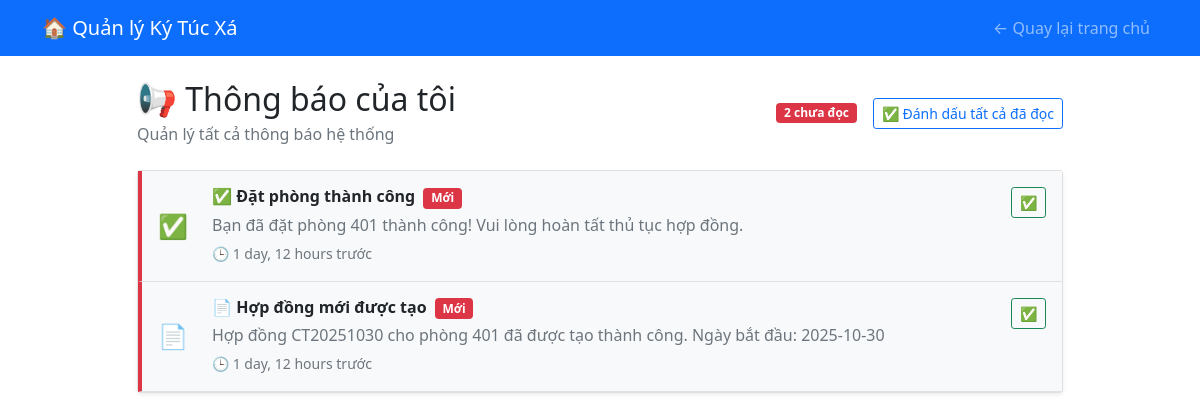
Page /notifications/ (signed in) on the committed database.
### dormitory/models.py (models this page shows, shortened)
class Notification(models.Model):
    NOTIFICATION_TYPES = (
        ('info', '📢 Thông tin'),
        ('success', '✅ Thành công'),
        ('warning', '⚠️ Cảnh báo'),
        ('error', '❌ Lỗi'),
        ('payment', '💳 Thanh toán'),
        ('contract', '📄 Hợp đồng'),
        ('maintenance', '🔧 Bảo trì'),
        ('booking', '🏠 Đặt phòng'),
    )
    user = models.ForeignKey(
        CustomUser,
        on_delete=models.CASCADE,
        related_name='notifications',
        verbose_name="Người dùng"
    )
    title = models.CharField(
        max_length=200,
        verbose_name="Tiêu đề"
    )
    message = models.TextField(
        verbose_name="Nội dung"
    )
    notification_type = models.CharField(
        max_length=20,
        choices=NOTIFICATION_TYPES,
        default='info',
        verbose_name="Loại thông báo"
    )
    is_read = models.BooleanField(
        default=False,
        verbose_name="Đã đọc"
    )
    related_url = models.CharField(
        max_length=200,
        blank=True,
        verbose_name="URL liên quan"
    )
    created_at = models.DateTimeField(
        auto_now_add=True,
        verbose_name="Ngày tạo"
    )
    class Meta:
        ordering = ['-created_at']
        indexes = [
            models.Index(fields=['user', 'is_read', 'created_at']),
        ]
        verbose_name = "Thông báo"
        verbose_name_plural = "Thông báo"
    def get_icon(self):
        icons = {
            'info': '📢',
            'success': '✅',
            'warning': '⚠️',
            'error': '❌',
            'payment': '💳',
            'contract': '📄',
            'maintenance': '🔧',
            'booking': '🏠',
        }
        return icons.get(self.notification_type, '📢')

### dormitory/views.py (the view)
# urls.py: path('notifications/', views.notification_list, name='notification_list'),
@login_required
def notification_list(request):
    notifications = Notification.objects.filter(user=request.user).order_by('-created_at')
    paginator = Paginator(notifications, 20)
    page_number = request.GET.get('page')
    page_obj = paginator.get_page(page_number)
    context = {
        'page_obj': page_obj,
        'unread_count': get_unread_count(request.user),
        'active_tab': 'notifications'
    }
    return render(request, 'dormitory/notification_list.html', context)

### dormitory/utils.py (called while the page is built)
def get_unread_count(user):
    return Notification.objects.filter(user=user, is_read=False).count()

### dormitory/templates/dormitory/notification_list.html (shortened to what this page needs)
<!DOCTYPE html>
<html lang="vi">
<head>
    <link href="https://cdn.jsdelivr.net/npm/bootstrap@5.1.3/dist/css/bootstrap.min.css" rel="stylesheet">
</head>
<body>
    <nav class="navbar navbar-expand-lg navbar-dark bg-primary">
        <div class="container">
            <a class="navbar-brand" href="{% url 'home' %}">🏠 Quản lý Ký Túc Xá</a>
            <div class="navbar-nav ms-auto">
                {% if user.is_authenticated %}
                    <a class="nav-link" href="{% url 'home' %}">← Quay lại trang chủ</a>
                {% endif %}
            </div>
        </div>
    </nav>
    <div class="container mt-4">
        <div class="row justify-content-center">
            <div class="col-md-10">
                <div class="d-flex justify-content-between align-items-center mb-4">
                    <div>
                        <h2 class="mb-1">📢 Thông báo của tôi</h2>
                        <p class="text-muted mb-0">Quản lý tất cả thông báo hệ thống</p>
                    </div>
                    <div class="d-flex align-items-center">
                        {% if unread_count > 0 %}
                        <span class="badge bg-danger me-3">
                            {{ unread_count }} chưa đọc
                        </span>
                        {% endif %}
                        {% if page_obj.object_list %}
                        <form method="post" action="{% url 'notification_mark_all_read' %}">
                            <button type="submit" class="btn btn-outline-primary btn-sm">
                                ✅ Đánh dấu tất cả đã đọc
                            </button>
                        </form>
                        {% endif %}
                    </div>
                </div>
                <div class="card shadow-sm">
                    <div class="card-body p-0">
                        {% if page_obj.object_list %}
                            {% for notification in page_obj.object_list %}
                            <div class="notification-item {% if not notification.is_read %}unread{% endif %} p-3 border-bottom">
                                <div class="row align-items-center">
                                    <div class="col-auto">
                                        <span class="fs-4">
                                            {{ notification.get_icon }}
                                        </span>
                                    </div>
                                    <div class="col">
                                        <div class="d-flex justify-content-between align-items-start">
                                            <div class="flex-grow-1">
                                                <h6 class="mb-1 {% if not notification.is_read %}fw-bold{% endif %}">
                                                    {{ notification.title }}
                                                    {% if not notification.is_read %}
                                                        <span class="badge bg-danger ms-1">Mới</span>
                                                    {% endif %}
                                                </h6>
                                                <p class="text-muted mb-1">{{ notification.message }}</p>
                                                <small class="text-muted">
                                                    🕒 {{ notification.created_at|timesince }} trước
                                                </small>
                                            </div>
                                            <div class="ms-3">
                                                {% if not notification.is_read %}
                                                <a href="{% url 'notification_mark_read' notification.id %}"
                                                   class="btn btn-sm btn-outline-success"
                                                   title="Đánh dấu đã đọc">
                                                    ✅
                                                </a>
                                                {% endif %}
                                            </div>
                                        </div>
                                    </div>
                                </div>
                            </div>
                            {% endfor %}
                        {% endif %}
                    </div>
                </div>
            </div>
        </div>
    </div>
</body>
</html>

### dormitory/templates/dormitory/notification_list.html (style rules this page uses)
.notification-item { border-left: 4px solid #007bff; transition: all 0.3s ease; }
.notification-item.unread { background-color: #f8f9fa; border-left-color: #dc3545; }

### rows in the picture
Notification: get_icon "✅", title "✅ Đặt phòng thành công", is_read "Mới", message "Bạn đã đặt phòng 401 thành công! Vui lòng hoàn tất thủ tục hợp đồng.", created_at "1 day, 12 hours"
Notification: get_icon "📄", title "📄 Hợp đồng mới được tạo", is_read "Mới", message "Hợp đồng CT20251030 cho phòng 401 đã được tạo thành công. Ngày bắt đầu: 2025-10-30", created_at "1 day, 12 hours"

### other values in the picture
{{ unread_count }} "2"
